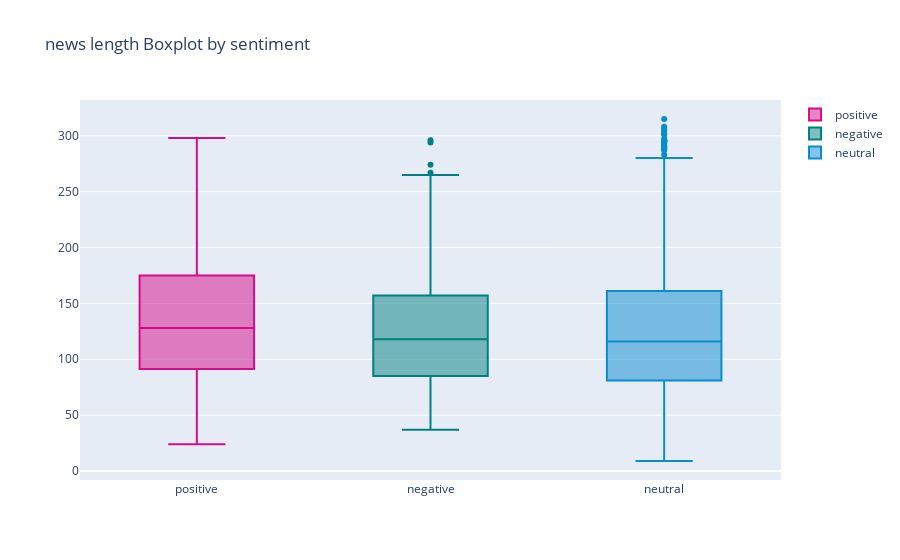

Notebook cell for this chart:
### Code cell
y0 = df.loc[df['sentiment'] == 'positive']['news_len']
y1 = df.loc[df['sentiment'] == 'negative']['news_len']
y2 = df.loc[df['sentiment'] == 'neutral']['news_len']


trace0 = go.Box(
    y=y0,
    name='positive',
    marker=dict(
        color='rgb(214, 12, 140)',
    )
)
trace1 = go.Box(
    y=y1,
    name='negative',
    marker=dict(
        color='rgb(0, 128, 128)',
    )
)
trace2 = go.Box(
    y=y2,
    name='neutral',
    marker=dict(
        color='rgb(10, 140, 208)',
    )
)
data = [trace0, trace1, trace2]
layout = go.Layout(
    title="news length Boxplot by sentiment"
)
go.Figure(data=data, layout=layout)

### Figure 1 — Plotly figure (JSON) as saved in the notebook; plotly's stock layout.template omitted (floating-point values rounded to 4 significant figures; data arrays with more than 128 entries replaced by an {"elided": "..."} marker saying what was removed)
{"data": [{"marker": {"color": "rgb(214, 12, 140)"}, "name": "positive", "type": "box", "y": {"elided": "1363 int values"}}, {"marker": {"color": "rgb(0, 128, 128)"}, "name": "negative", "type": "box", "y": {"elided": "604 int values"}}, {"marker": {"color": "rgb(10, 140, 208)"}, "name": "neutral", "type": "box", "y": {"elided": "2879 int values"}}], "layout": {"title": {"text": "news length Boxplot by sentiment"}}}
